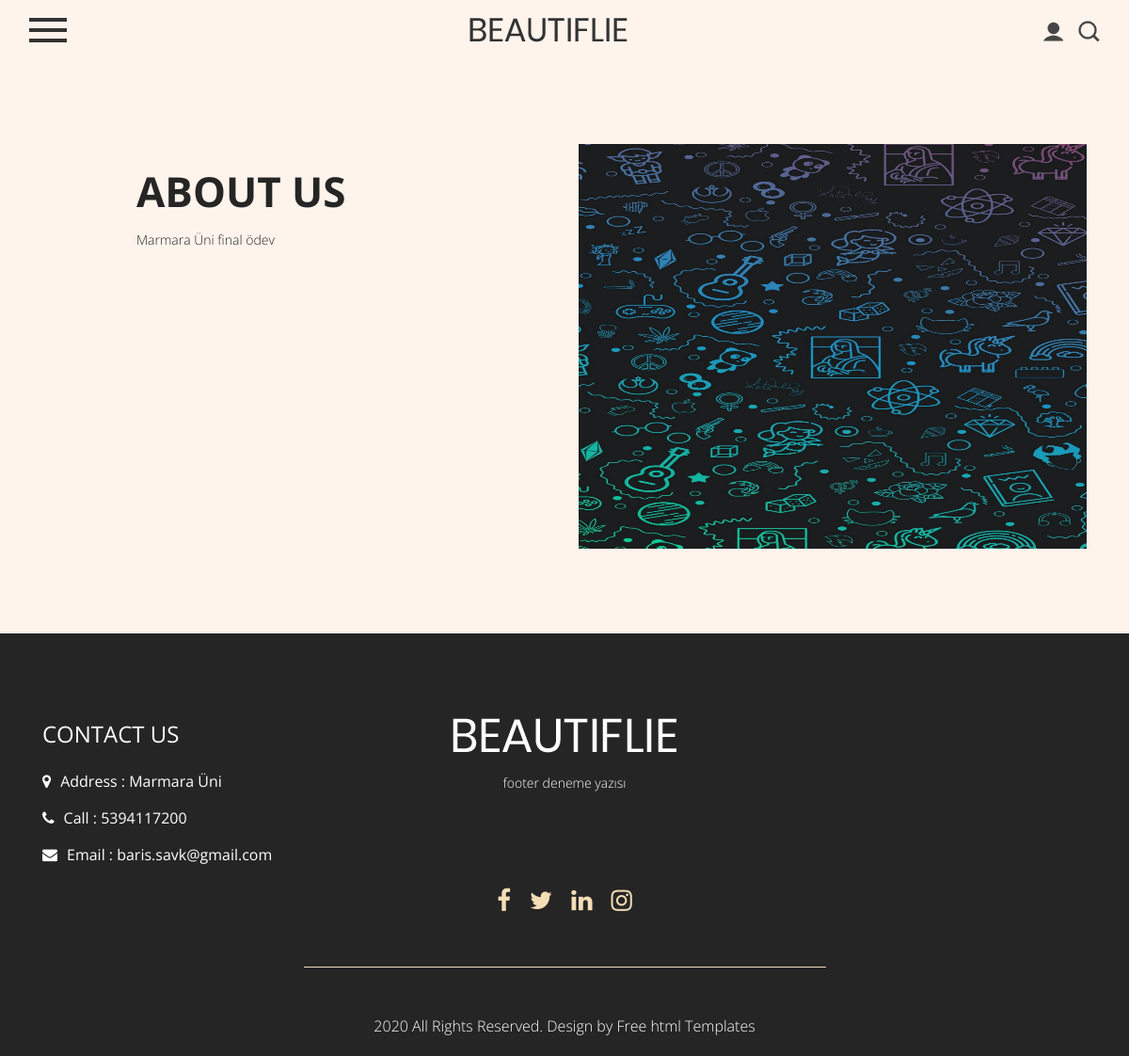
Before: /about with the older database file.
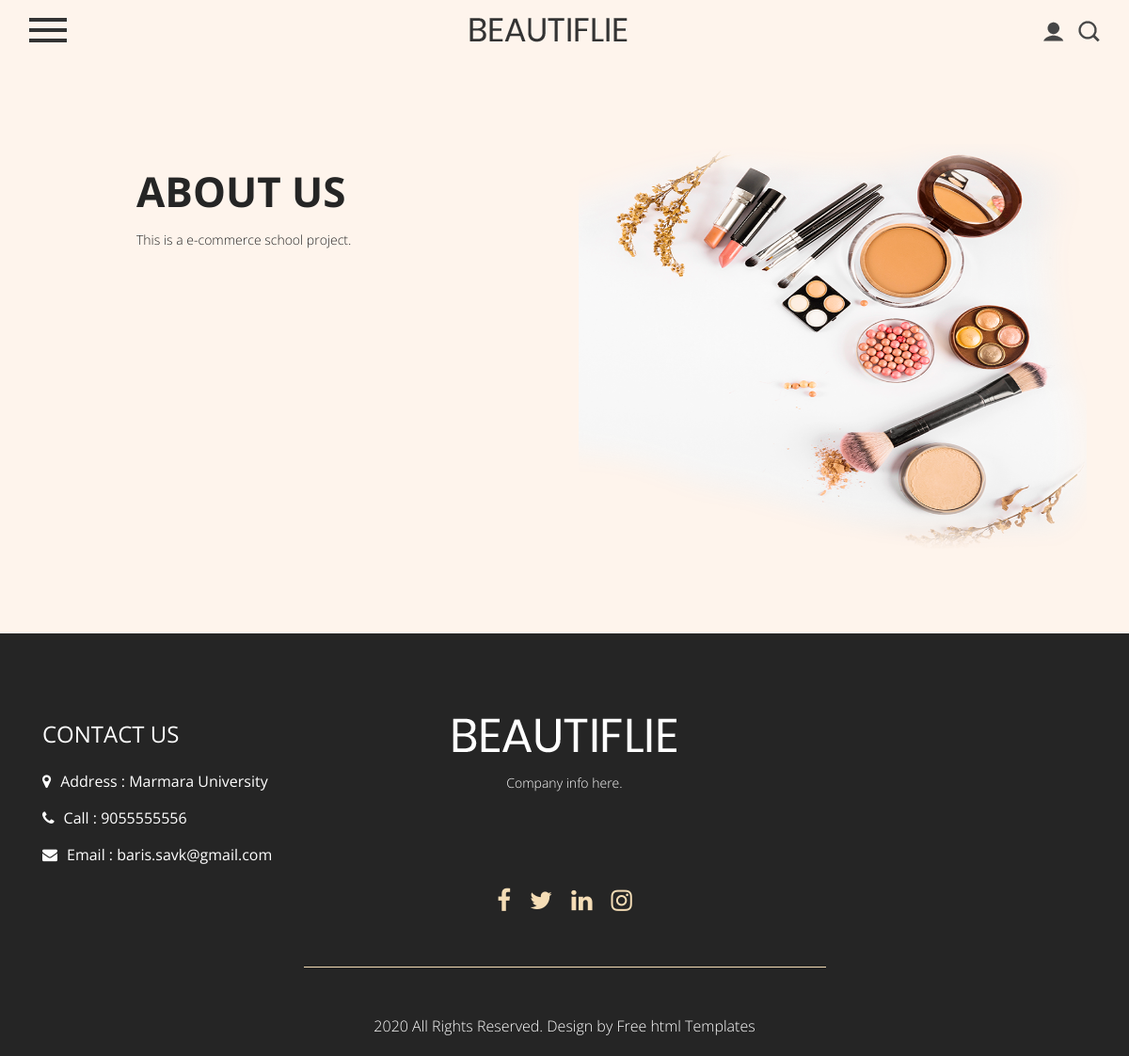
After: the same page with the newer database file.
### app/models.py (models this page shows)
class AboutFooter(db.Model):
    id = db.Column(db.Integer, primary_key=True)
    about = db.Column(db.String(100), nullable=False)
    about_text = db.Column(db.String(255), nullable=True)
    about_image = db.Column(db.String(255), nullable=True)
    adress = db.Column(db.String(255), nullable=True)
    call = db.Column(db.String(255), nullable=True)
    email = db.Column(db.String(255), nullable=True)
    footer = db.Column(db.String(255), nullable=True)
    google_maps = db.Column(db.String, nullable=True)
    facebook = db.Column(db.String(255), nullable=True)
    twitter = db.Column(db.String(255), nullable=True)
    linkedin = db.Column(db.String(255), nullable=True)
    instagram = db.Column(db.String(255), nullable=True)
    contactheader = db.Column(db.String(255), nullable=True)
    contacttext = db.Column(db.String(255), nullable=True)

### app/views.py (the view)
@app.route('/about')
def about():
    about = AboutFooter.query.all()
    return render_template('about.html', about=about)

### app/templates/about.html (shortened to what the changed rows need)
<!DOCTYPE html>
<html lang="en">
   <head>
      <link rel="stylesheet" href="{{ url_for('static', filename='css/bootstrap.min.css') }}">
      <link rel="stylesheet" href="{{ url_for('static', filename='css/style.css') }}">
      <link rel="stylesheet" href="{{ url_for('static', filename='css/responsive.css') }}">
      <link rel="stylesheet" href="{{ url_for('static', filename='css/jquery.mCustomScrollbar.min.css') }}">
      <link rel="stylesheet" href="https://netdna.bootstrapcdn.com/font-awesome/4.0.3/css/font-awesome.css">
      <link rel="stylesheet" href="{{ url_for('static', filename='css/owl.carousel.min.css') }}">
      <link rel="stylesheet" href="{{ url_for('static', filename='css/owl.theme.default.min.css') }}">
      <link rel="stylesheet" href="https://cdnjs.cloudflare.com/ajax/libs/fancybox/2.1.5/jquery.fancybox.min.css" media="screen">
      <link href="https://unpkg.com/gijgo@1.9.13/css/gijgo.min.css" rel="stylesheet" type="text/css" />
   </head>
   <body>
      <div class="about_section layout_padding">
         <div class="container">
            <div class="about_section_main">
               <div class="row">
                  <div class="col-md-6">
                     <div class="about_taital_main">
                        <h1 class="about_taital">{{about[0].about}}</h1>
                        <p class="about_text">{{about[0].about_text}}</p>
                     </div>
                  </div>
                  <div class="col-md-6">
                     <div><img src="{{ url_for('static', filename='') }}{{ about[0].about_image }}" class="image_3"></div>
                  </div>
               </div>
            </div>
         </div>
      </div>
      <div class="footer_section layout_padding">
         <div class="container">
            <div class="contact_section_2">
               <div class="row">
                  <div class="col-sm-4">
                     <div class="address_bt">
                        <ul>
                           <li>
                              <a href="#">
                              <i class="fa fa-map-marker" aria-hidden="true"></i><span class="padding_left10">Address : {{about[0].adress}}</span>
                              </a>
                           </li>
                           <li>
                              <a href="#">
                              <i class="fa fa-phone" aria-hidden="true"></i><span class="padding_left10">Call : {{about[0].call}}</span>
                              </a>
                           </li>
                           <li>
                              <a href="#">
                              <i class="fa fa-envelope" aria-hidden="true"></i><span class="padding_left10">Email : {{about[0].email}}</span>
                              </a>
                           </li>
                        </ul>
                     </div>
                  </div>
                  <div class="col-sm-4">
                     <div class="footer_logo_1"><a href="{{ url_for('index') }}"><img src="{{ url_for('static', filename='images/footer-logo.png') }}"></a></div>
                     <p class="dummy_text">{{about[0].footer}}</p>
                  </div>
               </div>
            </div>
         </div>
      </div>
   </body>
</html>

Changed rows visible on the page:
changed AboutFooter "ABOUT US": about_text "Marmara Üni final ödev" → "This is a e-commerce school project."; about_image: a different picture; adress "Marmara Üni" → "Marmara University"; call "5394117200" → "9055555556"; footer "footer deneme yazısı" → "Company info here."
